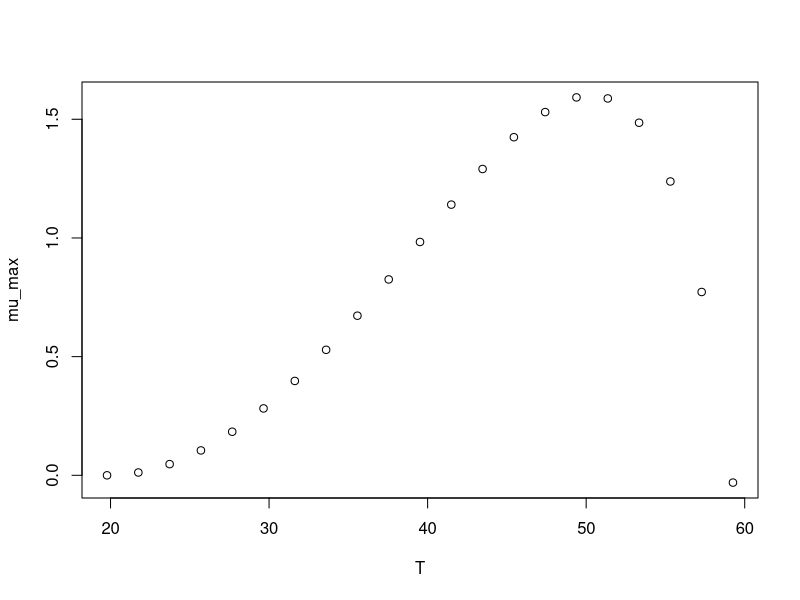

The R source for this figure:
#############################
# start of Parameter script
#############################
T <- seq(19.7802197802198,59.2592,length.out=21)
#############################
# end of Parameter script
#############################
############################# 
# start of Model script Gropin ID 377 
#############################
 
# constant coefficients for this model
 
variables <- data.frame(T)
argumentsPar <- expand.grid(variables)
 
# heart of the model
response_surface <- function(T) {
   mumax <-(1.6*(T-59.2)*((T-19.8)^2))/((50.3-19.8)*((50.3-19.8)*(T-50.3)-(50.3-59.2)*(50.3+19.8-2*T)))

return(mumax=mumax)
} 

# output parameters
mumax <- cbind(argumentsPar,response_surface(argumentsPar['T']))
colnames(mumax) <- c(colnames(argumentsPar),'mumax')
#############################
# End of Model script
#############################
############################# 
# start of Visualisation script Gropin ID 377 
#############################
plot(T,mumax$mumax,
                          xlab='T',
                          ylab='mu_max')
#############################
# End of Visualisation script
#############################
